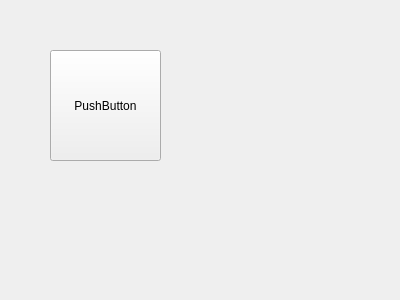
<?xml version="1.0" encoding="UTF-8"?>
<ui version="4.0">
 <class>TestScreenWindow</class>
 <widget class="QWidget" name="TestScreenWindow">
  <property name="geometry">
   <rect>
    <x>0</x>
    <y>0</y>
    <width>400</width>
    <height>300</height>
   </rect>
  </property>
  <property name="windowTitle">
   <string>Form</string>
  </property>
  <widget class="QPushButton" name="pushButton">
   <property name="geometry">
    <rect>
     <x>50</x>
     <y>50</y>
     <width>111</width>
     <height>111</height>
    </rect>
   </property>
   <property name="text">
    <string>PushButton</string>
   </property>
  </widget>
 </widget>
 <resources/>
 <connections/>
</ui>
